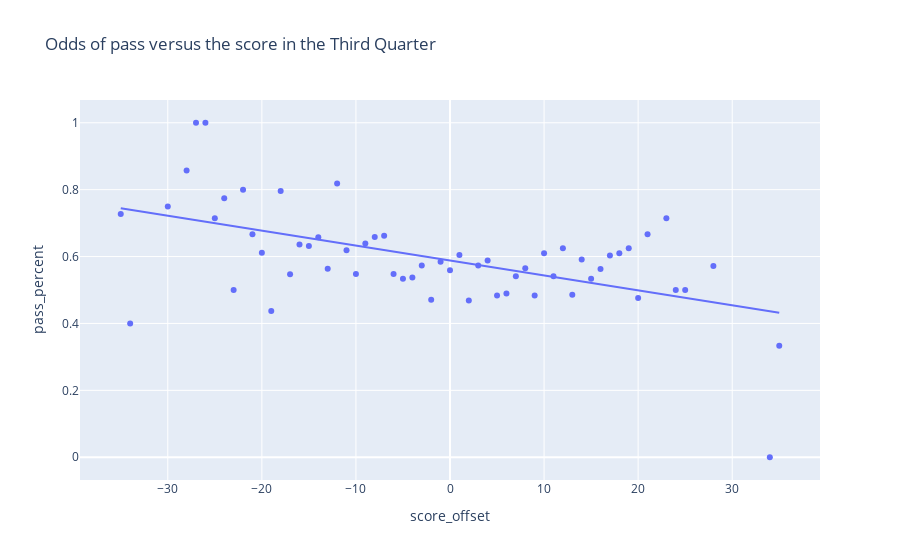

Write notebook code for a chart like this one.
### Code cell
score_and_result = df.loc[df.quarter_3 == True, ['quarter', 'score_offset', 'pass_percent'] ].groupby(['quarter', 'score_offset']).mean('pass_percent').reset_index()
score_and_result

px.scatter(score_and_result, x='score_offset', y='pass_percent', trendline='ols', title='Odds of pass versus the score in the Third Quarter')

### Figure 1 — Plotly figure (JSON) as saved in the notebook; plotly's stock layout.template omitted (floating-point values rounded to 4 significant figures)
{"data": [{"hovertemplate": "score_offset=%{x}<br>pass_percent=%{y}<extra></extra>", "legendgroup": "", "marker": {"color": "#636efa", "symbol": "circle"}, "mode": "markers", "name": "", "orientation": "v", "showlegend": false, "type": "scatter", "x": [-35, -34, -30, -28, -27, -26, -25, -24, -23, -22, -21, -20, -19, -18, -17, -16, -15, -14, -13, -12, -11, -10, -9, -8, -7, -6, -5, -4, -3, -2, -1, 0, 1, 2, 3, 4, 5, 6, 7, 8, 9, 10, 11, 12, 13, 14, 15, 16, 17, 18, 19, 20, 21, 23, 24, 25, 28, 34, 35], "xaxis": "x", "y": [0.7273, 0.4, 0.75, 0.8571, 1.0, 1.0, 0.7143, 0.7742, 0.5, 0.8, 0.6667, 0.6111, 0.4375, 0.7959, 0.5474, 0.6364, 0.6316, 0.6574, 0.5632, 0.8182, 0.6186, 0.5481, 0.6393, 0.6582, 0.6623, 0.5479, 0.5333, 0.5372, 0.5736, 0.4706, 0.5846, 0.5587, 0.6049, 0.4688, 0.5735, 0.5882, 0.4839, 0.4896, 0.5414, 0.5652, 0.4839, 0.6098, 0.5413, 0.625, 0.4861, 0.5909, 0.5333, 0.5625, 0.6029, 0.6098, 0.625, 0.4762, 0.6667, 0.7143, 0.5, 0.5, 0.5714, 0.0, 0.3333], "yaxis": "y"}, {"hovertemplate": "<b>OLS trendline</b><br>pass_percent = -0.00446817 * score_offset + 0.588126<br>R<sup>2</sup>=0.292719<br><br>score_offset=%{x}<br>pass_percent=%{y} <b>(trend)</b><extra></extra>", "legendgroup": "", "marker": {"color": "#636efa", "symbol": "circle"}, "mode": "lines", "name": "", "showlegend": false, "type": "scatter", "x": [-35, -34, -30, -28, -27, -26, -25, -24, -23, -22, -21, -20, -19, -18, -17, -16, -15, -14, -13, -12, -11, -10, -9, -8, -7, -6, -5, -4, -3, -2, -1, 0, 1, 2, 3, 4, 5, 6, 7, 8, 9, 10, 11, 12, 13, 14, 15, 16, 17, 18, 19, 20, 21, 23, 24, 25, 28, 34, 35], "xaxis": "x", "y": [0.7445, 0.74, 0.7222, 0.7132, 0.7088, 0.7043, 0.6998, 0.6954, 0.6909, 0.6864, 0.682, 0.6775, 0.673, 0.6686, 0.6641, 0.6596, 0.6551, 0.6507, 0.6462, 0.6417, 0.6373, 0.6328, 0.6283, 0.6239, 0.6194, 0.6149, 0.6105, 0.606, 0.6015, 0.5971, 0.5926, 0.5881, 0.5837, 0.5792, 0.5747, 0.5703, 0.5658, 0.5613, 0.5568, 0.5524, 0.5479, 0.5434, 0.539, 0.5345, 0.53, 0.5256, 0.5211, 0.5166, 0.5122, 0.5077, 0.5032, 0.4988, 0.4943, 0.4854, 0.4809, 0.4764, 0.463, 0.4362, 0.4317], "yaxis": "y"}], "layout": {"legend": {"tracegroupgap": 0}, "title": {"text": "Odds of pass versus the score in the Third Quarter"}, "xaxis": {"anchor": "y", "domain": [0, 1], "title": {"text": "score_offset"}}, "yaxis": {"anchor": "x", "domain": [0, 1], "title": {"text": "pass_percent"}}}}
